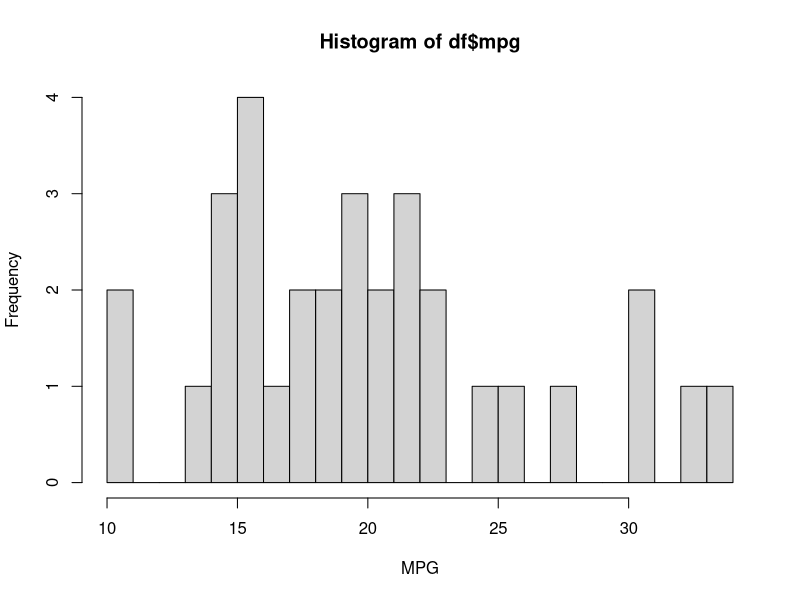
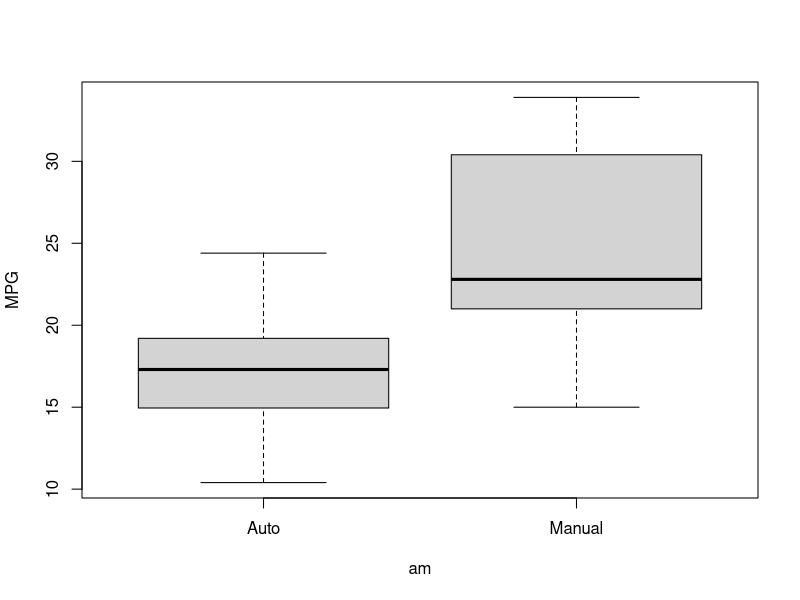
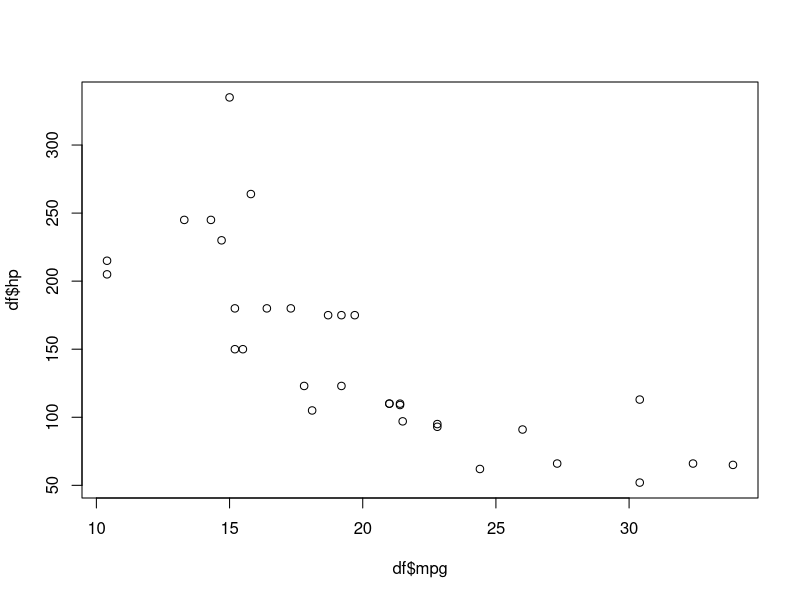
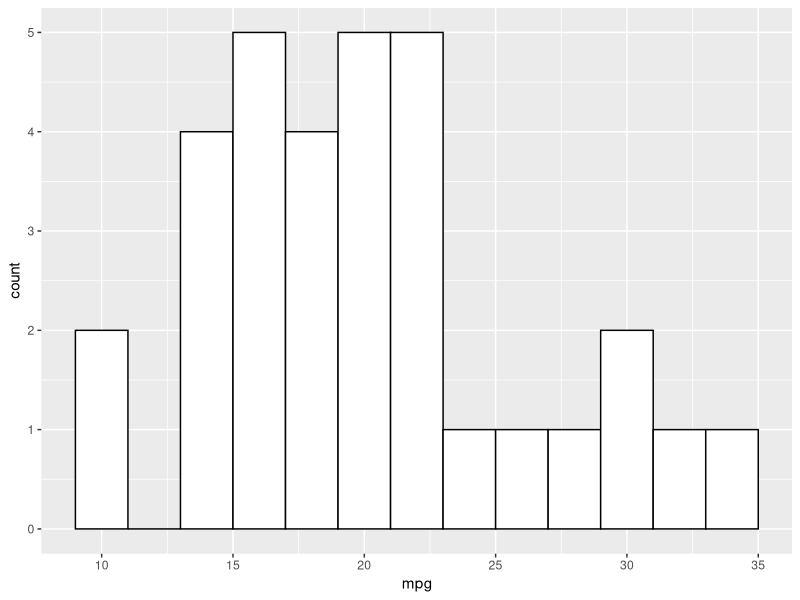
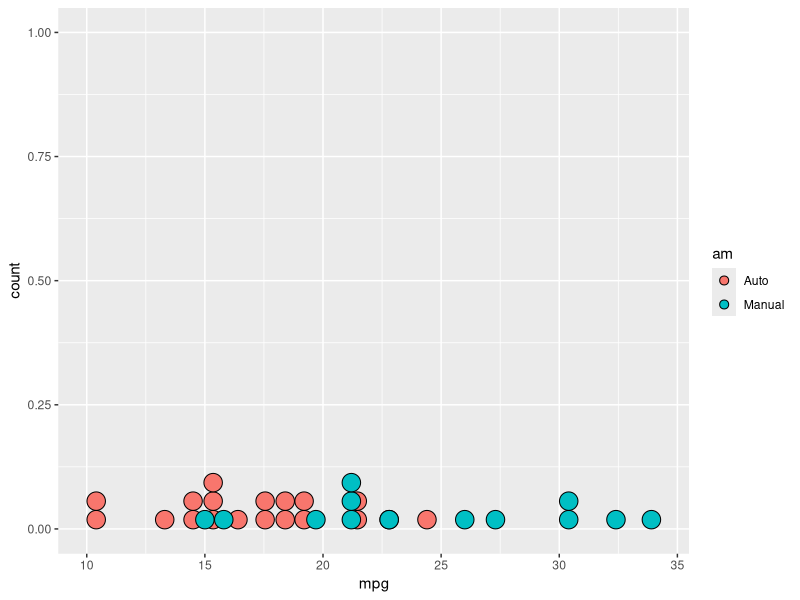
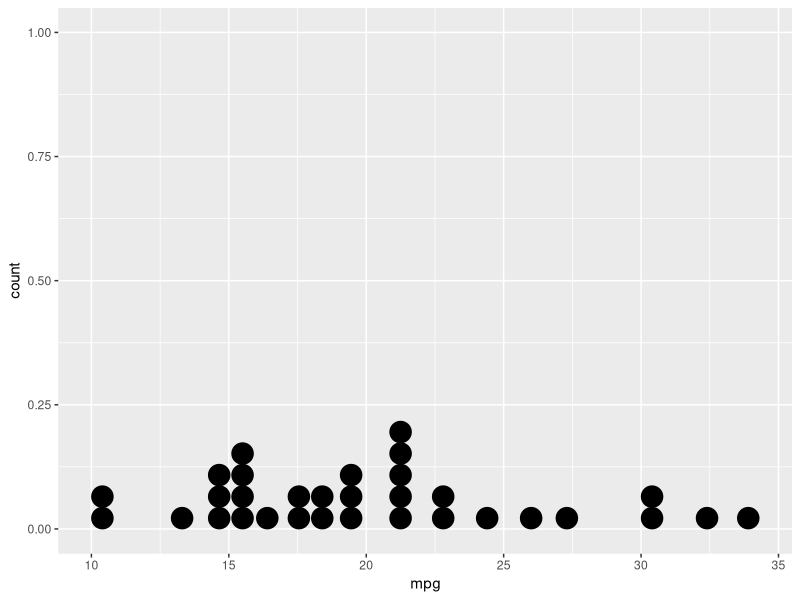
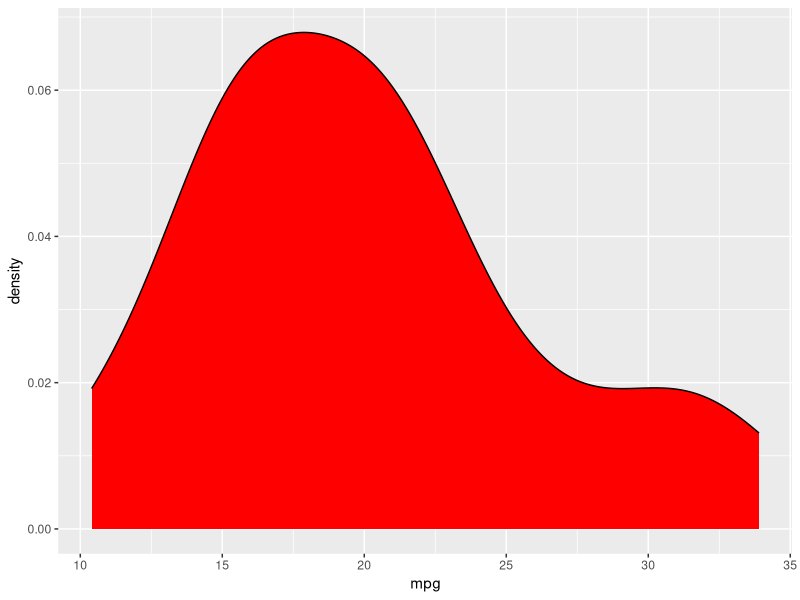
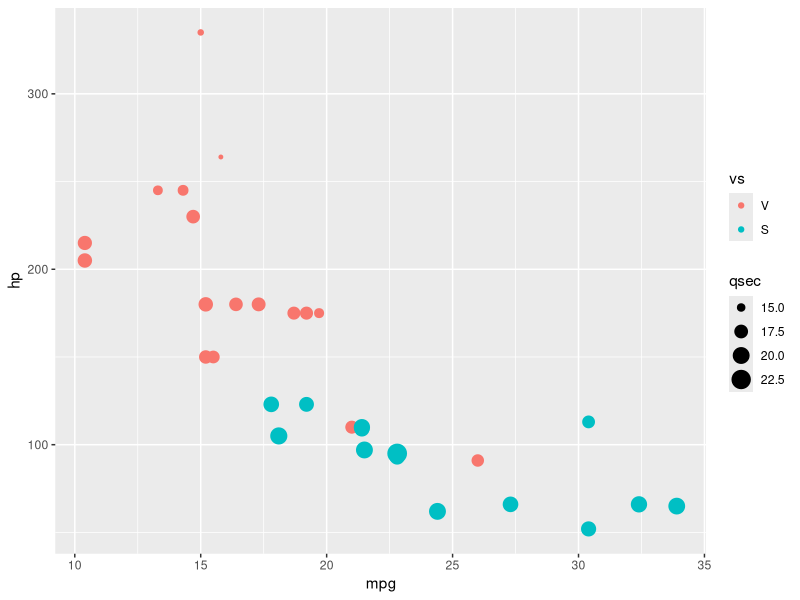

These figures' R source, in order:
df <- mtcars
df$vs = factor(df$vs, labels = c('V', 'S'))
df$am = factor(df$am, labels = c('Auto', 'Manual'))

hist(df$mpg, breaks = 20, xlab='MPG')
boxplot(mpg ~ am, df, ylab = 'MPG')
plot(df$mpg, df$hp)


library(ggplot2)
ggplot(df, aes(x=mpg)) +
  geom_histogram(fill='white', col='black', binwidth = 2)

ggplot(df, aes(x=mpg, fill=am)) +
  geom_dotplot()

ggplot(df, aes(x=mpg)) +
  geom_dotplot()

ggplot(df, aes(x=mpg)) +
  geom_density(fill='red')

ggplot(df, aes(x = mpg, y = hp, col = vs, size = qsec)) +
  geom_point()


df <- airquality
ggplot(df, aes(x = Month, y = Ozone, group=Month)) +
  geom_boxplot()


df <- mtcars
plot1 <- ggplot(df, aes(x = mpg, y = disp, color=hp))+
  geom_point()

ggplot(iris, aes(Sepal.Length)) + geom_histogram(aes(col = Species))
ggplot(iris, aes(Sepal.Length, fill = Species)) + geom_histogram()
ggplot(iris, aes(Sepal.Length)) + geom_histogram(aes(fill = Species))
ggplot(iris, aes(Sepal.Length, col = Species)) + geom_histogram()

